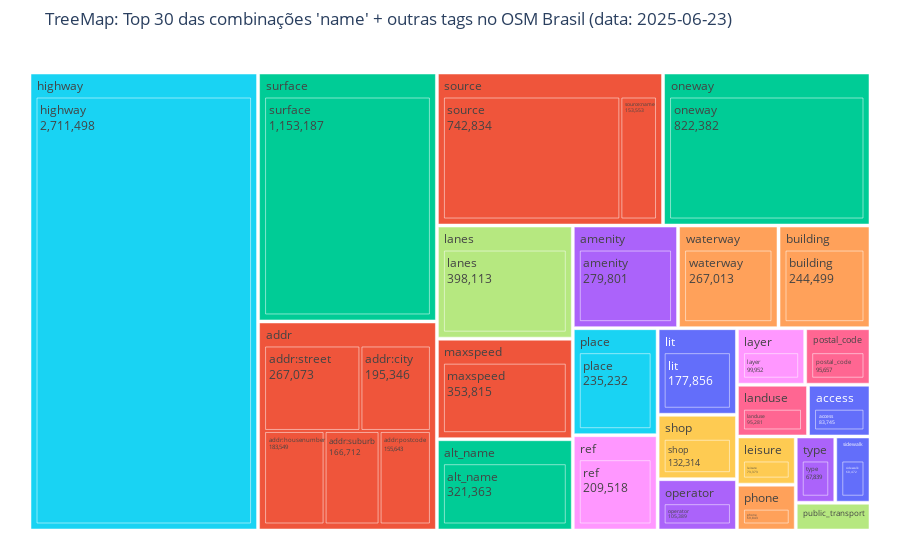

Here is the notebook cell this chart was saved with:
### Markdown cell above
#### TreeMap using Plotly

### Code cell
# == 1st VERSION using Plotly ===
import pandas as pd
from pathlib import Path
import plotly.express as px

# Carregar CSV se necessário
# df = pd.read_csv(csv_path)

# Remove registros com zero ou poucos elementos (ajuste o threshold)
df = df[df["to_fraction"] > 0.01]

# Extrai a chave principal (tudo antes de ':')
df["main_key"] = df["other_key"].str.split(":").str[0]

# Ordena do maior para menor
df = df.sort_values(by="together_count", ascending=False)

# Filtrar apenas os top-N
top_n = 30
df_plot = df.head(top_n)

# TreeMap
fig = px.treemap(
    df_plot,
    path=["main_key", "other_key"], # agrupamento por chave principal
    values="together_count",
    hover_data={"together_count": True, "to_fraction": True},
    color="main_key",
    title="TreeMap: Top 30 das combinações 'name' + outras tags no OSM Brasil (data: 2025-06-23)",
)

fig.update_traces(
    texttemplate="%{label}<br>%{value:,}",
    marker=dict(
        line=dict(width=0.5, color='white')
    )
)
fig.update_layout(margin=dict(t=50, l=25, r=25, b=25))

fig.show()

### Figure 1 — Plotly figure (JSON) as saved in the notebook; plotly's stock layout.template omitted (floating-point values rounded to 4 significant figures; data arrays with more than 128 entries replaced by an {"elided": "..."} marker saying what was removed)
{"data": [{"branchvalues": "total", "customdata": {"elided": "55x3 mixed values"}, "domain": {"x": [0, 1], "y": [0, 1]}, "hovertemplate": "labels=%{label}<br>together_count=%{customdata[0]}<br>parent=%{parent}<br>id=%{id}<br>to_fraction=%{customdata[1]}<br>main_key=%{customdata[2]}<extra></extra>", "ids": ["access/access", "access", "addr", "addr/addr:street", "addr/addr:postcode", "addr/addr:suburb", "addr/addr:city", "addr/addr:housenumber", "alt_name", "alt_name/alt_name", "amenity", "amenity/amenity", "building", "building/building", "highway", "highway/highway", "landuse", "landuse/landuse", "lanes", "lanes/lanes", "layer/layer", "layer", "leisure/leisure", "leisure", "lit/lit", "lit", "maxspeed/maxspeed", "maxspeed", "oneway/oneway", "oneway", "operator/operator", "operator", "phone", "phone/phone", "place/place", "place", "postal_code/postal_code", "postal_code", "public_transport", "public_transport/public_transport", "ref", "ref/ref", "shop", "shop/shop", "sidewalk/sidewalk", "sidewalk", "source/source:name", "source/source", "source", "surface", "surface/surface", "type", "type/type", "waterway", "waterway/waterway"], "labels": ["access", "access", "addr", "addr:street", "addr:postcode", "addr:suburb", "addr:city", "addr:housenumber", "alt_name", "alt_name", "amenity", "amenity", "building", "building", "highway", "highway", "landuse", "landuse", "lanes", "lanes", "layer", "layer", "leisure", "leisure", "lit", "lit", "maxspeed", "maxspeed", "oneway", "oneway", "operator", "operator", "phone", "phone", "place", "place", "postal_code", "postal_code", "public_transport", "public_transport", "ref", "ref", "shop", "shop", "sidewalk", "sidewalk", "source:name", "source", "source", "surface", "surface", "type", "type", "waterway", "waterway"], "marker": {"colors": ["#636efa", "#636efa", "#EF553B", "#EF553B", "#EF553B", "#EF553B", "#EF553B", "#EF553B", "#00cc96", "#00cc96", "#ab63fa", "#ab63fa", "#FFA15A", "#FFA15A", "#19d3f3", "#19d3f3", "#FF6692", "#FF6692", "#B6E880", "#B6E880", "#FF97FF", "#FF97FF", "#FECB52", "#FECB52", "#636efa", "#636efa", "#EF553B", "#EF553B", "#00cc96", "#00cc96", "#ab63fa", "#ab63fa", "#FFA15A", "#FFA15A", "#19d3f3", "#19d3f3", "#FF6692", "#FF6692", "#B6E880", "#B6E880", "#FF97FF", "#FF97FF", "#FECB52", "#FECB52", "#636efa", "#636efa", "#EF553B", "#EF553B", "#EF553B", "#00cc96", "#00cc96", "#ab63fa", "#ab63fa", "#FFA15A", "#FFA15A"], "line": {"color": "white", "width": 0.5}}, "name": "", "parents": ["access", "", "", "addr", "addr", "addr", "addr", "addr", "", "alt_name", "", "amenity", "", "building", "", "highway", "", "landuse", "", "lanes", "layer", "", "leisure", "", "lit", "", "maxspeed", "", "oneway", "", "operator", "", "", "phone", "place", "", "postal_code", "", "", "public_transport", "", "ref", "", "shop", "sidewalk", "", "source", "source", "", "", "surface", "", "type", "", "waterway"], "texttemplate": "%{label}<br>%{value:,}", "type": "treemap", "values": [83740.0, 83740.0, 968300.0, 267100.0, 155600.0, 166700.0, 195300.0, 183500.0, 321400.0, 321400.0, 279800.0, 279800.0, 244500.0, 244500.0, 2711000.0, 2711000.0, 95280.0, 95280.0, 398100.0, 398100.0, 99950.0, 99950.0, 73370.0, 73370.0, 177900.0, 177900.0, 353800.0, 353800.0, 822400.0, 822400.0, 105400.0, 105400.0, 69840.0, 69840.0, 235200.0, 235200.0, 95660.0, 95660.0, 53770.0, 53770.0, 209500.0, 209500.0, 132300.0, 132300.0, 60470.0, 60470.0, 153600.0, 742800.0, 896400.0, 1153000.0, 1153000.0, 67840.0, 67840.0, 267000.0, 267000.0]}], "layout": {"legend": {"tracegroupgap": 0}, "margin": {"b": 25, "l": 25, "r": 25, "t": 50}, "title": {"text": "TreeMap: Top 30 das combinações 'name' + outras tags no OSM Brasil (data: 2025-06-23)"}}}
